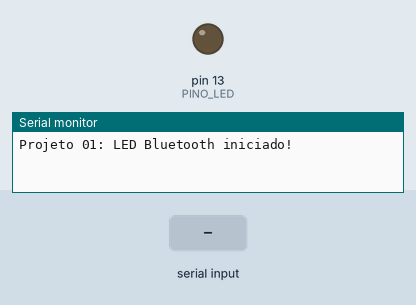
A sketch run on a simulated Arduino Uno, built with avr-gcc and run on an emulated ATmega328P. Shown: output pins drawn as LEDs (lit = HIGH), the last lines printed to the serial monitor. The test bench sets the inputs (shaded band).

Above: at 1.2 s.
1.3 s: "1" received over the second serial link
At 2.5 s:
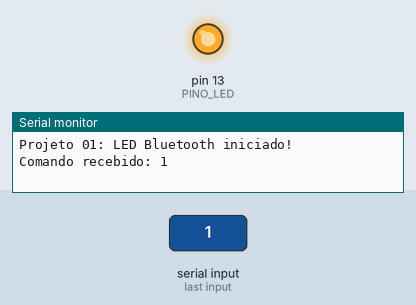
2.8 s: "0" received over the second serial link
At 3.7 s:
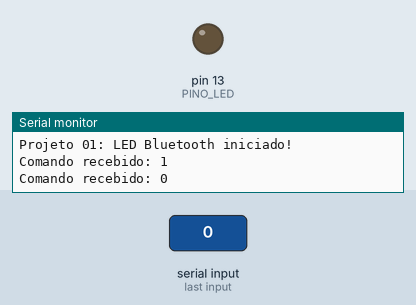
Timing chart, 0 to 5.8 s (numbered marks = the images above; inputs shaded):
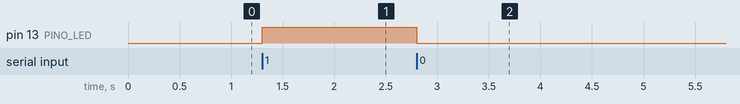

Measured:
- after the input at 1.3 s, pin 13 (PINO_LED): LOW → HIGH at once
- after the input at 2.8 s, pin 13 (PINO_LED): HIGH → LOW at once

The sketch:

p01_led_bluetooth.ino
```cpp
/*
 * Projeto 01: Ligar e Desligar LED pelo Celular
 * Comunicação: SoftwareSerial nos pinos 2 (RX do Arduino) e 3 (TX do Arduino)
 * Divisor de tensão obrigatório no RX do Bluetooth: D3 -> 1k -> RX_BT -> 2k -> GND
 */
#include <SoftwareSerial.h>

const byte PINO_BT_RX = 2; // Conectado ao TX do módulo Bluetooth
const byte PINO_BT_TX = 3; // Conectado ao divisor de tensão que vai ao RX do módulo
const byte PINO_LED = 13;  // LED indicador no pino 13

SoftwareSerial bluetooth(PINO_BT_RX, PINO_BT_TX);

void setup() {
  pinMode(PINO_LED, OUTPUT);
  digitalWrite(PINO_LED, LOW);

  Serial.begin(9600);
  bluetooth.begin(9600);

  Serial.println(F("Projeto 01: LED Bluetooth iniciado!"));
  bluetooth.println(F("Arduino pronto! Envie 1 para ligar ou 0 para desligar."));
}

void loop() {
  if (bluetooth.available()) {
    char comando = bluetooth.read();
    Serial.print(F("Comando recebido: "));
    Serial.println(comando);

    if (comando == '1') {
      digitalWrite(PINO_LED, HIGH);
      bluetooth.println(F("LED ACESO"));
    } else if (comando == '0') {
      digitalWrite(PINO_LED, LOW);
      bluetooth.println(F("LED APAGADO"));
    }
  }
}
```
